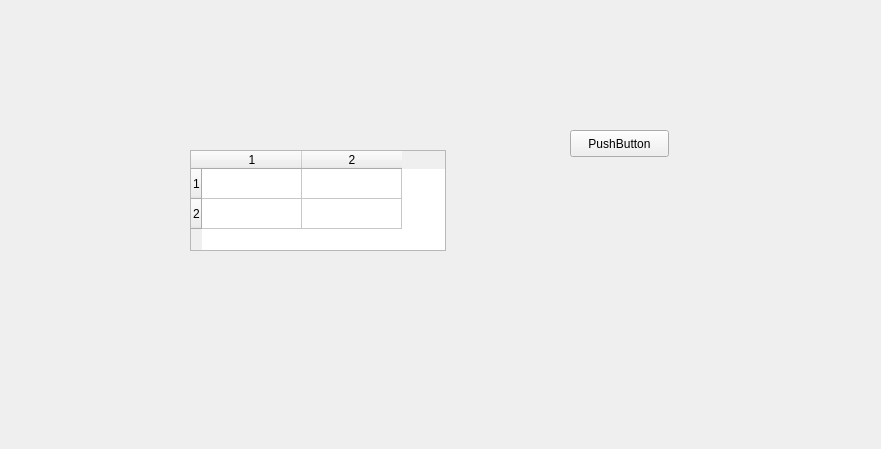
<?xml version="1.0" encoding="UTF-8"?>
<ui version="4.0">
 <class>NetAddress</class>
 <widget class="QWidget" name="NetAddress">
  <property name="geometry">
   <rect>
    <x>0</x>
    <y>0</y>
    <width>881</width>
    <height>449</height>
   </rect>
  </property>
  <property name="windowTitle">
   <string>NetAddress</string>
  </property>
  <property name="windowIcon">
   <iconset resource="icons.qrc">
    <normaloff>:/images/navy.jpg</normaloff>:/images/navy.jpg</iconset>
  </property>
  <widget class="QTableWidget" name="tableWidget">
   <property name="geometry">
    <rect>
     <x>190</x>
     <y>150</y>
     <width>256</width>
     <height>101</height>
    </rect>
   </property>
   <property name="sizeAdjustPolicy">
    <enum>QAbstractScrollArea::AdjustIgnored</enum>
   </property>
   <property name="selectionBehavior">
    <enum>QAbstractItemView::SelectRows</enum>
   </property>
   <property name="rowCount">
    <number>2</number>
   </property>
   <property name="columnCount">
    <number>2</number>
   </property>
   <row/>
   <row/>
   <column/>
   <column/>
  </widget>
  <widget class="QPushButton" name="pushButton">
   <property name="geometry">
    <rect>
     <x>570</x>
     <y>130</y>
     <width>99</width>
     <height>27</height>
    </rect>
   </property>
   <property name="text">
    <string>PushButton</string>
   </property>
  </widget>
 </widget>
 <resources>
  <include location="icons.qrc"/>
 </resources>
 <connections/>
</ui>
